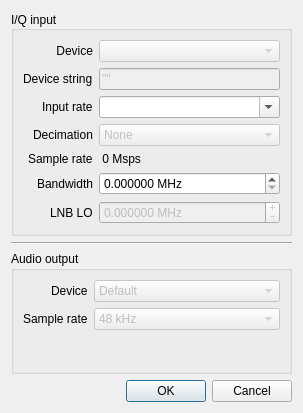
<?xml version="1.0" encoding="UTF-8"?>
<ui version="4.0">
 <class>CIoConfig</class>
 <widget class="QDialog" name="CIoConfig">
  <property name="geometry">
   <rect>
    <x>0</x>
    <y>0</y>
    <width>303</width>
    <height>413</height>
   </rect>
  </property>
  <property name="windowTitle">
   <string>Configure I/O devices</string>
  </property>
  <property name="windowIcon">
   <iconset resource="../../resources/icons.qrc">
    <normaloff>:/icons/icons/flash.svg</normaloff>:/icons/icons/flash.svg</iconset>
  </property>
  <layout class="QVBoxLayout" name="verticalLayout">
   <item>
    <widget class="QGroupBox" name="groupBoxInput">
     <property name="font">
      <font>
       <weight>50</weight>
       <bold>false</bold>
      </font>
     </property>
     <property name="title">
      <string>I/Q input</string>
     </property>
     <property name="alignment">
      <set>Qt::AlignLeading|Qt::AlignLeft|Qt::AlignVCenter</set>
     </property>
     <property name="flat">
      <bool>false</bool>
     </property>
     <layout class="QFormLayout" name="formLayout">
      <property name="fieldGrowthPolicy">
       <enum>QFormLayout::AllNonFixedFieldsGrow</enum>
      </property>
      <property name="labelAlignment">
       <set>Qt::AlignRight|Qt::AlignTrailing|Qt::AlignVCenter</set>
      </property>
      <item row="0" column="0">
       <widget class="QLabel" name="inDevLabel1">
        <property name="sizePolicy">
         <sizepolicy hsizetype="Preferred" vsizetype="Preferred">
          <horstretch>0</horstretch>
          <verstretch>0</verstretch>
         </sizepolicy>
        </property>
        <property name="text">
         <string>Device</string>
        </property>
        <property name="alignment">
         <set>Qt::AlignRight|Qt::AlignTrailing|Qt::AlignVCenter</set>
        </property>
       </widget>
      </item>
      <item row="0" column="1">
       <widget class="QComboBox" name="inDevCombo">
        <property name="enabled">
         <bool>false</bool>
        </property>
        <property name="toolTip">
         <string>Select an input device</string>
        </property>
        <property name="sizeAdjustPolicy">
         <enum>QComboBox::AdjustToMinimumContentsLength</enum>
        </property>
        <property name="minimumContentsLength">
         <number>15</number>
        </property>
       </widget>
      </item>
      <item row="1" column="0">
       <widget class="QLabel" name="inDevLabel2">
        <property name="toolTip">
         <string>Device arguments</string>
        </property>
        <property name="text">
         <string>Device string</string>
        </property>
       </widget>
      </item>
      <item row="2" column="0">
       <widget class="QLabel" name="inSrLabel">
        <property name="text">
         <string>Input rate</string>
        </property>
       </widget>
      </item>
      <item row="2" column="1">
       <widget class="QComboBox" name="inSrCombo">
        <property name="toolTip">
         <string>Select the sample rate of the input source</string>
        </property>
        <property name="editable">
         <bool>true</bool>
        </property>
       </widget>
      </item>
      <item row="6" column="0">
       <widget class="QLabel" name="loLabel">
        <property name="toolTip">
         <string>LNB LO frequency. Use negative frequency for upconverters.</string>
        </property>
        <property name="text">
         <string>LNB LO</string>
        </property>
       </widget>
      </item>
      <item row="6" column="1">
       <widget class="QDoubleSpinBox" name="loSpinBox">
        <property name="enabled">
         <bool>false</bool>
        </property>
        <property name="toolTip">
         <string>LNB LO frequency. Use negative frequency for upconverters.</string>
        </property>
        <property name="buttonSymbols">
         <enum>QAbstractSpinBox::PlusMinus</enum>
        </property>
        <property name="suffix">
         <string> MHz</string>
        </property>
        <property name="decimals">
         <number>6</number>
        </property>
        <property name="minimum">
         <double>-500000.000000000000000</double>
        </property>
        <property name="maximum">
         <double>500000.000000000000000</double>
        </property>
       </widget>
      </item>
      <item row="1" column="1">
       <widget class="QLineEdit" name="inDevEdit">
        <property name="enabled">
         <bool>false</bool>
        </property>
        <property name="toolTip">
         <string>&lt;html&gt;&lt;head/&gt;&lt;body&gt;&lt;p&gt;The device argument is a delimited string used to locate devices on your system. Use the device id or name (if applicable) to specify a certain device or list of devices. If left blank, the first device found will be used.&lt;/p&gt;&lt;p&gt;Examples (some arguments may be optional):&lt;/p&gt;&lt;p&gt;fcd=0&lt;br/&gt;rtl=0&lt;br/&gt;rtl=0,rtl_xtal=28.80001e6,tuner_xtal=26e6,buffers=64 ...&lt;br/&gt;rtl_tcp=127.0.0.1:1234,psize=16384&lt;br/&gt;plutosdr,uri=usb:6.36.5&lt;br/&gt;file=/path/to/file.ext,freq=428e6,rate=1e6,repeat=true,throttle=true ... &lt;/p&gt;&lt;p&gt;You can test the device strings in gnuradio-companion.&lt;/p&gt;&lt;/body&gt;&lt;/html&gt;</string>
        </property>
        <property name="text">
         <string>&quot;&quot;</string>
        </property>
       </widget>
      </item>
      <item row="5" column="1">
       <widget class="QDoubleSpinBox" name="bwSpinBox">
        <property name="toolTip">
         <string>Analog bandwidth (leave at 0 for default)</string>
        </property>
        <property name="suffix">
         <string> MHz</string>
        </property>
        <property name="decimals">
         <number>6</number>
        </property>
        <property name="maximum">
         <double>100.000000000000000</double>
        </property>
        <property name="singleStep">
         <double>0.100000000000000</double>
        </property>
       </widget>
      </item>
      <item row="5" column="0">
       <widget class="QLabel" name="bwLabel">
        <property name="toolTip">
         <string>Analog bandwidth (leave at 0 for default)</string>
        </property>
        <property name="text">
         <string>Bandwidth</string>
        </property>
       </widget>
      </item>
      <item row="3" column="0">
       <widget class="QLabel" name="label">
        <property name="text">
         <string>Decimation</string>
        </property>
       </widget>
      </item>
      <item row="3" column="1">
       <widget class="QComboBox" name="decimCombo">
        <property name="enabled">
         <bool>false</bool>
        </property>
        <property name="toolTip">
         <string>Input decimation</string>
        </property>
        <item>
         <property name="text">
          <string>None</string>
         </property>
        </item>
        <item>
         <property name="text">
          <string>2</string>
         </property>
        </item>
        <item>
         <property name="text">
          <string>4</string>
         </property>
        </item>
        <item>
         <property name="text">
          <string>8</string>
         </property>
        </item>
        <item>
         <property name="text">
          <string>16</string>
         </property>
        </item>
        <item>
         <property name="text">
          <string>32</string>
         </property>
        </item>
        <item>
         <property name="text">
          <string>64</string>
         </property>
        </item>
        <item>
         <property name="text">
          <string>128</string>
         </property>
        </item>
        <item>
         <property name="text">
          <string>256</string>
         </property>
        </item>
        <item>
         <property name="text">
          <string>512</string>
         </property>
        </item>
       </widget>
      </item>
      <item row="4" column="0">
       <widget class="QLabel" name="label_2">
        <property name="text">
         <string>Sample rate</string>
        </property>
       </widget>
      </item>
      <item row="4" column="1">
       <widget class="QLabel" name="sampRateLabel">
        <property name="font">
         <font>
          <weight>50</weight>
          <bold>false</bold>
         </font>
        </property>
        <property name="toolTip">
         <string>The sample rate after decimation</string>
        </property>
        <property name="text">
         <string> 0 Msps</string>
        </property>
       </widget>
      </item>
     </layout>
    </widget>
   </item>
   <item>
    <widget class="Line" name="line">
     <property name="orientation">
      <enum>Qt::Horizontal</enum>
     </property>
    </widget>
   </item>
   <item>
    <widget class="QGroupBox" name="groupBoxOutput">
     <property name="title">
      <string>Audio output</string>
     </property>
     <layout class="QFormLayout" name="formLayout_2">
      <property name="labelAlignment">
       <set>Qt::AlignRight|Qt::AlignTrailing|Qt::AlignVCenter</set>
      </property>
      <item row="0" column="0">
       <widget class="QLabel" name="outDevLabel">
        <property name="text">
         <string>Device</string>
        </property>
       </widget>
      </item>
      <item row="0" column="1">
       <widget class="QComboBox" name="outDevCombo">
        <property name="enabled">
         <bool>false</bool>
        </property>
        <property name="toolTip">
         <string>Select which device to use for audio output.
Leave it at default unless you know what you are doing.</string>
        </property>
        <property name="sizeAdjustPolicy">
         <enum>QComboBox::AdjustToMinimumContentsLength</enum>
        </property>
        <property name="minimumContentsLength">
         <number>15</number>
        </property>
        <item>
         <property name="text">
          <string>Default</string>
         </property>
        </item>
       </widget>
      </item>
      <item row="1" column="0">
       <widget class="QLabel" name="outSrLabel">
        <property name="text">
         <string>Sample rate</string>
        </property>
       </widget>
      </item>
      <item row="1" column="1">
       <widget class="QComboBox" name="outSrCombo">
        <property name="enabled">
         <bool>false</bool>
        </property>
        <property name="toolTip">
         <string>Select the audio sample rate</string>
        </property>
        <item>
         <property name="text">
          <string>48 kHz</string>
         </property>
        </item>
       </widget>
      </item>
     </layout>
    </widget>
   </item>
   <item>
    <widget class="QDialogButtonBox" name="buttonBox">
     <property name="orientation">
      <enum>Qt::Horizontal</enum>
     </property>
     <property name="standardButtons">
      <set>QDialogButtonBox::Cancel|QDialogButtonBox::Ok</set>
     </property>
    </widget>
   </item>
  </layout>
 </widget>
 <tabstops>
  <tabstop>inDevCombo</tabstop>
  <tabstop>inDevEdit</tabstop>
  <tabstop>inSrCombo</tabstop>
  <tabstop>decimCombo</tabstop>
  <tabstop>bwSpinBox</tabstop>
  <tabstop>loSpinBox</tabstop>
  <tabstop>outDevCombo</tabstop>
  <tabstop>outSrCombo</tabstop>
 </tabstops>
 <resources>
  <include location="../../resources/icons.qrc"/>
 </resources>
 <connections>
  <connection>
   <sender>buttonBox</sender>
   <signal>accepted()</signal>
   <receiver>CIoConfig</receiver>
   <slot>accept()</slot>
   <hints>
    <hint type="sourcelabel">
     <x>248</x>
     <y>254</y>
    </hint>
    <hint type="destinationlabel">
     <x>157</x>
     <y>274</y>
    </hint>
   </hints>
  </connection>
  <connection>
   <sender>buttonBox</sender>
   <signal>rejected()</signal>
   <receiver>CIoConfig</receiver>
   <slot>reject()</slot>
   <hints>
    <hint type="sourcelabel">
     <x>316</x>
     <y>260</y>
    </hint>
    <hint type="destinationlabel">
     <x>286</x>
     <y>274</y>
    </hint>
   </hints>
  </connection>
 </connections>
</ui>
